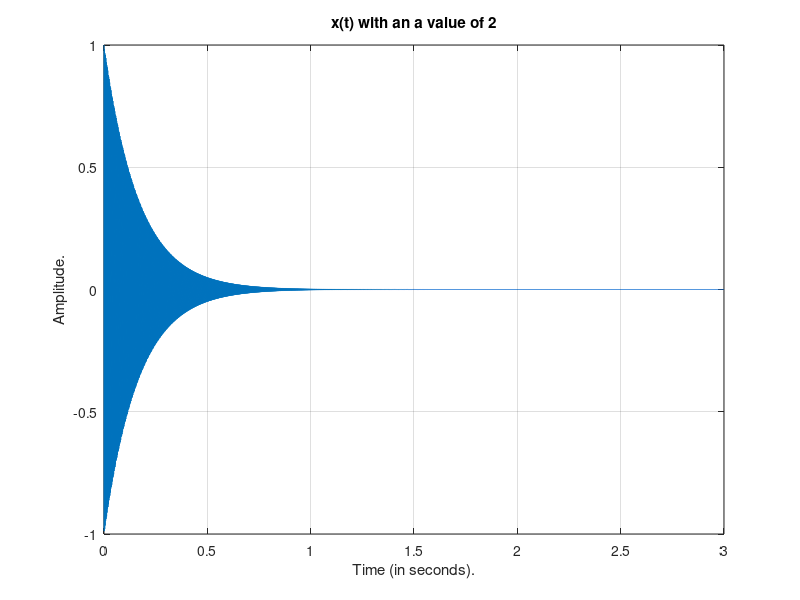

Write MATLAB code to recreate this figure. (Note: this script raises an error after producing the figure.)
% Define the required parametes.
f0 = 440;
a_vals = [2, 1, 3];
dur = 3.0;
Ts = 0.0001;

% Define the time vector. 
t = 0:Ts:dur;

% Define the signal and plot them with varying
% values.
for i = 1:length(a_vals)
    a = a_vals(i);
    x3 = exp(-(a^2 + 2) * t) .* cos(2 * pi * f0 * t);

    figure;
    plot(t, x3);
    xlabel('Time (in seconds).');
    ylabel('Amplitude.');
    title(['x(t) with an a value of ' num2str(a)]);
    grid on;
    timer()
    % Listen to the sounds of the signals.
    soundsc(x3, 1/Ts);
    pause(2);
end
